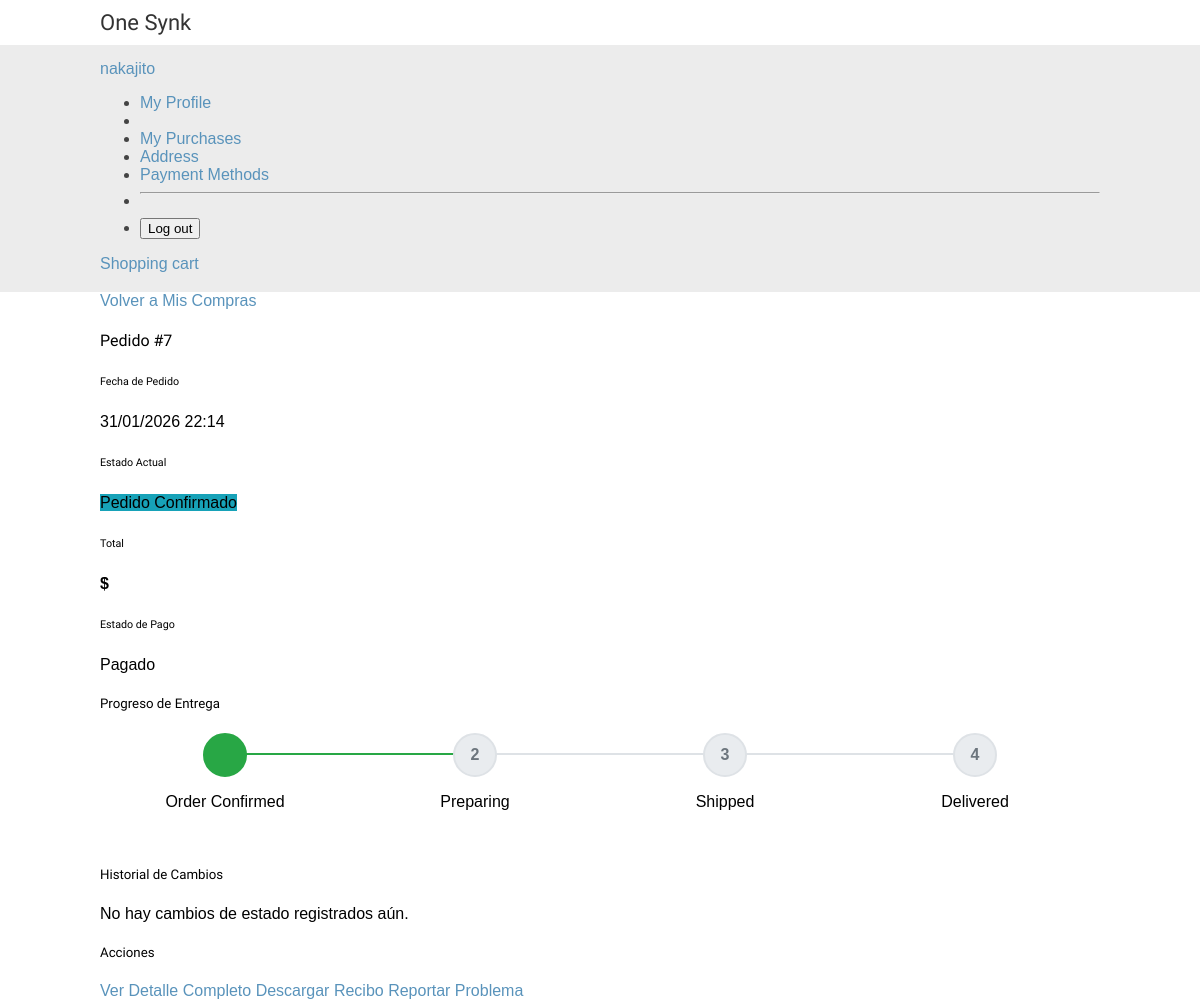
Screenshot of /orders/detail/7/tracking/ (signed in) with the database file from the repository.
### accounts/models.py (models this page shows, shortened)
class CustomUser(AbstractUser):
    PHONE_REGEX = RegexValidator(
        regex=r"^\d{10}$",
        message="Phone number must be exactly 10 digits (e.g., 5522445104).",
    )
    USER_TYPE_CHOICES = (
        ("regular_user", "Regular User"),
        ("wholesaler", "Wholesaler"),
    )
    phone = models.CharField(
        max_length=10,
        validators=[PHONE_REGEX],
        blank=True,
        null=True,
        help_text="Format: 5522445104",
    )
    user_type = models.CharField(
        max_length=12,
        choices=USER_TYPE_CHOICES,
        default="regular_user",  # Fixed: 'normal' was not in choices
        help_text="User type: Regular or Wholesaler",
    )
    stripe_customer_id = models.CharField(
        max_length=255,
        blank=True,
        null=True,
        unique=True,
        help_text="Customer ID in Stripe",
    )
    payment_method = models.CharField(
        max_length=255,
        blank=True,
        null=True,
        help_text="ID del método de pago por defecto en Stripe",
    )
    created_at = models.DateTimeField(auto_now_add=True)
    updated = models.DateTimeField(auto_now=True)
    class Meta:
        verbose_name = "User"
        verbose_name_plural = "Users"
        ordering = ["-created_at"]

### orders/models.py (models this page shows, shortened)
class Order(models.Model):
    user = models.ForeignKey(
        CustomUser,
        on_delete=models.CASCADE,
        null=True,
        blank=True,
        related_name="orders",
        help_text="User who made the purchase",
    )
    first_name = models.CharField(max_length=50)
    last_name = models.CharField(max_length=50)
    email = models.EmailField()
    shipping_address = models.ForeignKey(
        Address,
        on_delete=models.SET_NULL,
        null=True,
        blank=True,
        related_name="orders_shipper",
        help_text="Shipping address",
    )
    billing_address = models.ForeignKey(
        Address,
        on_delete=models.SET_NULL,
        null=True,
        blank=True,
        related_name="ordes_billed",
        help_text="Billing address (if different)",
    )
    address = models.CharField(max_length=200)
    postal_code = models.CharField(max_length=20)
    city = models.CharField(max_length=50)
    created = models.DateTimeField(auto_now_add=True)
    updated = models.DateTimeField(auto_now=True)
    paid = models.BooleanField(default=False)
    status = models.CharField(
        max_length=20,
        choices=ORDER_STATUS_CHOICES,
        default="pending",
        help_text="Current order status",
    )
    estimated_delivery_date = models.DateField(
        null=True, blank=True, help_text="Estimated delivery date"
    )
    notes = models.TextField(
        blank=True, null=True, help_text="Internal notes on the order"
    )
    customer_notes = models.TextField(
        blank=True, null=True, help_text="Customer notes when making the purchase"
    )
    stripe_id = models.CharField(max_length=250, blank=True)
    coupon = models.ForeignKey(
        Coupon, related_name="orders", null=True, blank=True, on_delete=models.SET_NULL
    )
    discount = models.IntegerField(
        default=0,
        validators=[MinValueValidator(0), MaxValueValidator(100)],
        help_text="Discount percentage (0-100) applied at the time of order.",
    )
    payment_method = models.ForeignKey(
        PaymentMethod,
        on_delete=models.SET_NULL,
        null=True,
        blank=True,
        related_name="orders",
        help_text="Método de pago utilizado",
    )
    def get_timeline_steps(self):
        steps = [
            {
                "step": "Order Confirmed",
                "status": "confirmed",
                "completed": self.status
                in ["confirmed", "preparing", "shipped", "delivered"],
                "icon": "check-circle",
            },
            {
                "step": "Preparing",
                "status": "preparing",
                "completed": self.status in ["preparing", "shipped", "delivered"],
                "icon": "box",
            },
            {
                "step": "Shipped",
                "status": "shipped",
                "completed": self.status in ["shipped", "delivered"],
                "icon": "truck",
            },
            {
                "step": "Delivered",
                "status": "delivered",
                "completed": self.status == "delivered",
                "icon": "check-circle",
            },
        ]
        return steps
    class Meta:
        ordering = ["-created"]
        indexes = [models.Index(fields=["-created"])]

### orders/views.py (the view)
@login_required(login_url="accounts:login")
@require_http_methods(["GET"])
def order_tracking(request, order_id):
    order = get_user_order(request, order_id)
    status_updates = order.status_updates.all().order_by("-created_at")
    tracking = order.tracking if hasattr(order, "tracking") else None
    timeline_steps = order.get_timeline_steps()
    context = {
        "order": order,
        "status_updates": status_updates,
        "tracking": tracking,
        "timeline_steps": timeline_steps,
        "page_title": f"Seguimiento de Pedido #{order.id}",
    }
    return render(request, "orders/order/order_tracking.html", context)

### cart/cart.py (called while the page is built)
    def __len__(self):
        return sum(item["quantity"] for item in self.cart.values())

### cart/context_processors.py (called while the page is built)
def cart(request):
    return {"cart": Cart(request)}

### orders/views.py (called while the page is built)
def get_user_order(request, order_id):
    try:
        return Order.objects.get(id=order_id, user=request.user)
    except Order.DoesNotExist:
        order = get_object_or_404(Order, id=order_id, email=request.user.email)
        return order

### orders/templates/orders/order/order_tracking.html (shortened to what this page needs)
{% extends 'shop/base.html' %}
{% load static %}
{% block content %}
<div class="container my-5">
    <div class="mb-4">
        <a href="{% url 'orders:order_history' %}" class="btn btn-outline-secondary">
             Volver a Mis Compras
        </a>
    </div>
    <div class="card shadow-sm mb-4">
        <div class="card-header bg-primary text-white">
            <h4 class="mb-0">Pedido #{{ order.id }}</h4>
        </div>
        <div class="card-body">
            <div class="row mb-4">
                <div class="col-md-3">
                    <h6 class="text-muted">Fecha de Pedido</h6>
                    <p class="mb-0">{{ order.created|date:"d/m/Y H:i" }}</p>
                </div>
                <div class="col-md-3">
                    <h6 class="text-muted">Estado Actual</h6>
                    <p class="mb-0">
                        <span class="badge"
                              style="background-color: {% if order.status == 'delivered' %}#28a745{% elif order.status == 'shipped' %}#007bff{% elif order.status == 'preparing' %}#17a2b8{% elif order.status == 'confirmed' %}#17a2b8{% elif order.status == 'cancelled' %}#dc3545{% else %}#ffc107{% endif %}">
                            {{ order.get_status_display }}
                        </span>
                    </p>
                </div>
                <div class="col-md-3">
                    <h6 class="text-muted">Total</h6>
                    <p class="mb-0"><strong>${{ order.get_total }}</strong></p>
                </div>
                <div class="col-md-3">
                    <h6 class="text-muted">Estado de Pago</h6>
                    <p class="mb-0">
                        {% if order.paid %}
                            <span class="badge bg-success">Pagado</span>
                        {% else %}
                            <span class="badge bg-warning">Pendiente</span>
                        {% endif %}
                    </p>
                </div>
            </div>
        </div>
    </div>
    {% if not order.status == 'cancelled' %}
        <div class="card shadow-sm mb-4">
            <div class="card-header bg-light">
                <h5 class="mb-0">Progreso de Entrega</h5>
            </div>
            <div class="card-body p-4">
                <div class="progress-steps">
                    {% for step in timeline_steps %}
                        <div class="progress-step {% if step.completed %}completed{% elif step.status == order.status %}current{% endif %}">
                            <div class="progress-step-circle">
                                {% if step.completed %}
                                    <i class="bi bi-check"></i>
                                {% elif step.status == order.status %}
                                    <i class="bi bi-hourglass-split"></i>
                                {% else %}
                                    {{ forloop.counter }}
                                {% endif %}
                            </div>
                            <p class="mb-0 small">{{ step.step }}</p>
                        </div>
                    {% endfor %}
                </div>
            </div>
        </div>
    {% endif %}
    <div class="card shadow-sm mb-4">
        <div class="card-header bg-light d-flex justify-content-between align-items-center">
            <h5 class="mb-0">Historial de Cambios</h5>
        </div>
        <div class="card-body">
            {% if status_updates %}
                <div class="timeline">
                    {% for update in status_updates %}
                        <div class="timeline-item {% if update.new_status == order.status %}current{% else %}completed{% endif %}">
                            <div class="timeline-marker">
                                {% if update.new_status == 'confirmed' %}
                                    <i class="bi bi-check-circle"></i>
                                {% elif update.new_status == 'preparing' %}
                                    <i class="bi bi-box"></i>
                                {% elif update.new_status == 'shipped' %}
                                    <i class="bi bi-truck"></i>
                                {% elif update.new_status == 'delivered' %}
                                    <i class="bi bi-check-circle"></i>
                                {% elif update.new_status == 'cancelled' %}
                                    <i class="bi bi-x-circle"></i>
                                {% else %}
                                    <i class="bi bi-info-circle"></i>
                                {% endif %}
                            </div>
                            <div class="timeline-content">
                                <h6 class="mb-1">
                                    {{ update.get_new_status_display }}
                                </h6>
                                <p class="mb-1 small text-muted">
                                    {{ update.created_at|date:"d/m/Y H:i" }}
                                </p>
                                {% if update.reason %}
                                    <p class="mb-0 small">
                                        <strong>Motivo:</strong> {{ update.reason }}
                                    </p>
                                {% endif %}
                                {% if update.changed_by %}
                                    <p class="mb-0 small text-muted">
                                        Por: {{ update.changed_by.get_full_name|default:update.changed_by.username }}
                                    </p>
                                {% endif %}
                            </div>
                        </div>
                    {% endfor %}
                </div>
            {% else %}
                <div class="alert alert-info mb-0">
                    No hay cambios de estado registrados aún.
                </div>
            {% endif %}
        </div>
    </div>
    <div class="card shadow-sm">
        <div class="card-header bg-light">
            <h5 class="mb-0">Acciones</h5>
        </div>
        <div class="card-body">
            <div class="btn-group w-100" role="group">
                <a href="{% url 'orders:order_detail' order.id %}" class="btn btn-outline-primary">
                     Ver Detalle Completo
                </a>
                <a href="{% url 'orders:order_pdf' order.id %}" class="btn btn-outline-primary">
                     Descargar Recibo
                </a>
                <a href="#" class="btn btn-outline-warning">
                     Reportar Problema
                </a>
            </div>
        </div>
    </div>
</div>
{% endblock %}

### shop/templates/shop/base.html (shortened to what this page needs)
{% load static %}
<!DOCTYPE html>
<html>
  <head>
    <link href="{% static "css/base.css" %}" rel="stylesheet">
  </head>
  <body>
    <div id="header">
      <a href="/" class="logo">One Synk</a>
    </div>
    <div id="subheader">
      <div class="navbar-nav ms-auto">
        {% if user.is_authenticated %}
            <div class="nav-item dropdown">
                <a class="nav-link dropdown-toggle" href="#" id="userDropdown" role="button" data-bs-toggle="dropdown">
                    <span class="d-none d-md-inline">{{ user.first_name|default:user.username }}</span>
                </a>
                <ul class="dropdown-menu dropdown-menu-end" aria-labelledby="userDropdown">
                    <li><a class="dropdown-item" href="{% url 'accounts:profile' %}">
                         My Profile
                    </a></li>
                    <li><a class="dropdown-item" href="#">
                    <li><a class="dropdown-item" href="{% url 'orders:order_history' %}">
                         My Purchases
                    </a></li>
                    <li><a class="dropdown-item" href="{% url 'orders:address_list' %}">
                         Address
                    </a></li>
                    <li><a class="dropdown-item" href="{% url 'payment:payment_method_list' %}">
                         Payment Methods
                    </a></li>
                    <li><hr class="dropdown-divider"></li>
                    <li>
                        <form action="{% url 'accounts:logout' %}" method="post" class="m-0">
                            <button type="submit" class="dropdown-item">
                                 Log out
                            </button>
                        </form>
                    </li>
                </ul>
            </div>
        {% endif %}
        <a class="nav-link" href="{% url 'cart:cart_detail' %}">
            Shopping cart
        </a>
    </div>
    </div>
    <div id="content">
      {% block content %}
      {% endblock %}
    </div>
  </body>
</html>

### shop/static/css/base.css (style rules this page uses)
body { margin:0; padding:0; font-family:helvetica, sans-serif; }
h1, h2, h3, h4, h5 , h6 { font-family: 'Ubuntu', sans-serif; font-weight:normal; }
a { text-decoration:none; color:#5993bb; }
#header { padding:10px 100px; font-size:18px; overflow:auto; }
#subheader { background:#ececec; color:#444; padding:15px 100px; overflow:auto; }
#header .logo { font-family: 'Ubuntu', sans-serif; float:left; color:#333; font-size:22px; margin-right:10%; }
#content { padding:0 100px; overflow:hidden; }

### orders/templates/orders/order/order_tracking.html (style rules this page uses)
.progress-steps { display: flex; justify-content: space-between; margin-bottom: 40px; }
.progress-step { flex: 1; text-align: center; position: relative; }
.progress-step::after { content: ''; position: absolute; top: 20px; left: 50%; right: -50%; height: 2px; background: #dee2e6; z-index: -1; }
.progress-step:last-child::after { display: none; }
.progress-step.completed::after { background: #28a745; }
.progress-step-circle { width: 40px; height: 40px; border-radius: 50%; background: #e9ecef; border: 2px solid #dee2e6; display: flex; align-items: center; justify-content: center; margin: 0 auto 10px; font-weight: bold; color: #6c757d; }
.progress-step.completed .progress-step-circle { background: #28a745; border-color: #28a745; color: white; }

### rows the page displays
CustomUser: first_name "nakajito"
Order: id "7", created "31/01/2026 22:14", status "Pedido Confirmado"

### other values shown
{{ step.step }} "Order Confirmed" "Preparing" "Shipped" "Delivered"
